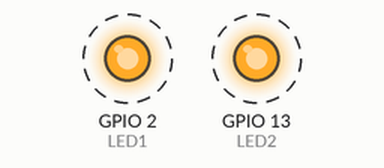
Recording of a program running on a simulated ESP32. Parts: output pins drawn as LEDs (lit = HIGH). Dashed ring = blinking.

Above: at 0.5 s.
Timing chart, 0 to 4.6 s (numbered marks = the images above):
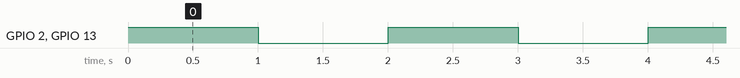

Measured:
- by itself, GPIO 2 (LED1), GPIO 13 (LED2): alternates HIGH for 1.0 s and LOW for 1.0 s

The program:

main.cpp
```cpp
#include <Arduino.h>
#define LED1 2
#define LED2 13

void TaskDelay(void *pvParameters)
{
  pinMode(LED1,OUTPUT);

  while(1)
  {
    digitalWrite(LED1,HIGH);
    delay(1000);
    digitalWrite(LED1,LOW);
    delay(1000);
  }
}

void TaskvTaskDelay(void *pvParameters)
{
  pinMode(LED2,OUTPUT);

  while(1)
  {
    digitalWrite(LED2,HIGH);
    vTaskDelay(1000/portTICK_PERIOD_MS);
    digitalWrite(LED2,LOW);
    vTaskDelay(1000/portTICK_PERIOD_MS);
  }
}

void setup() {

  xTaskCreate(
    TaskDelay,
    "Delay op",
    1000,
    NULL,
    1,
    NULL
  );

  xTaskCreate(
    TaskvTaskDelay,
    "vTaskDelay op",
    1000,
    NULL,
    1,
    NULL
  );
}

void loop() {

}
```
